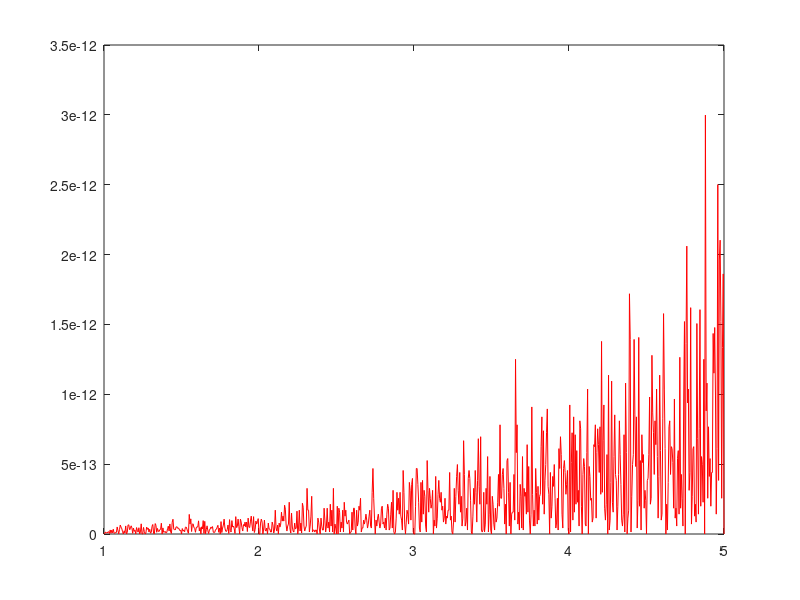

MATLAB code for this plot:
clear;

c = [-120 274 -225 85 -15 1]; n = length(c) - 1;
x=(1:0.005:5);

% Opcion a.)
pa=c(1); xx = x;
tic;
for k=2:n+1
    pa = pa + c(k)*xx; xx = xx.*x;
end; toc;


% Opcion b.)
pb = c(n+1);
tic;
for k = n:-1:1
    pb = pb.*x + c(k);
end; toc;

% Opcion c.)
tic;
pc = polyval(c(end:-1:1),x); toc;

plot(x,pa,'r',x,pb,'b',x,pc,'g');
errorAbsoluto = abs(pa-pb);
plot(x, errorAbsoluto, 'r');

